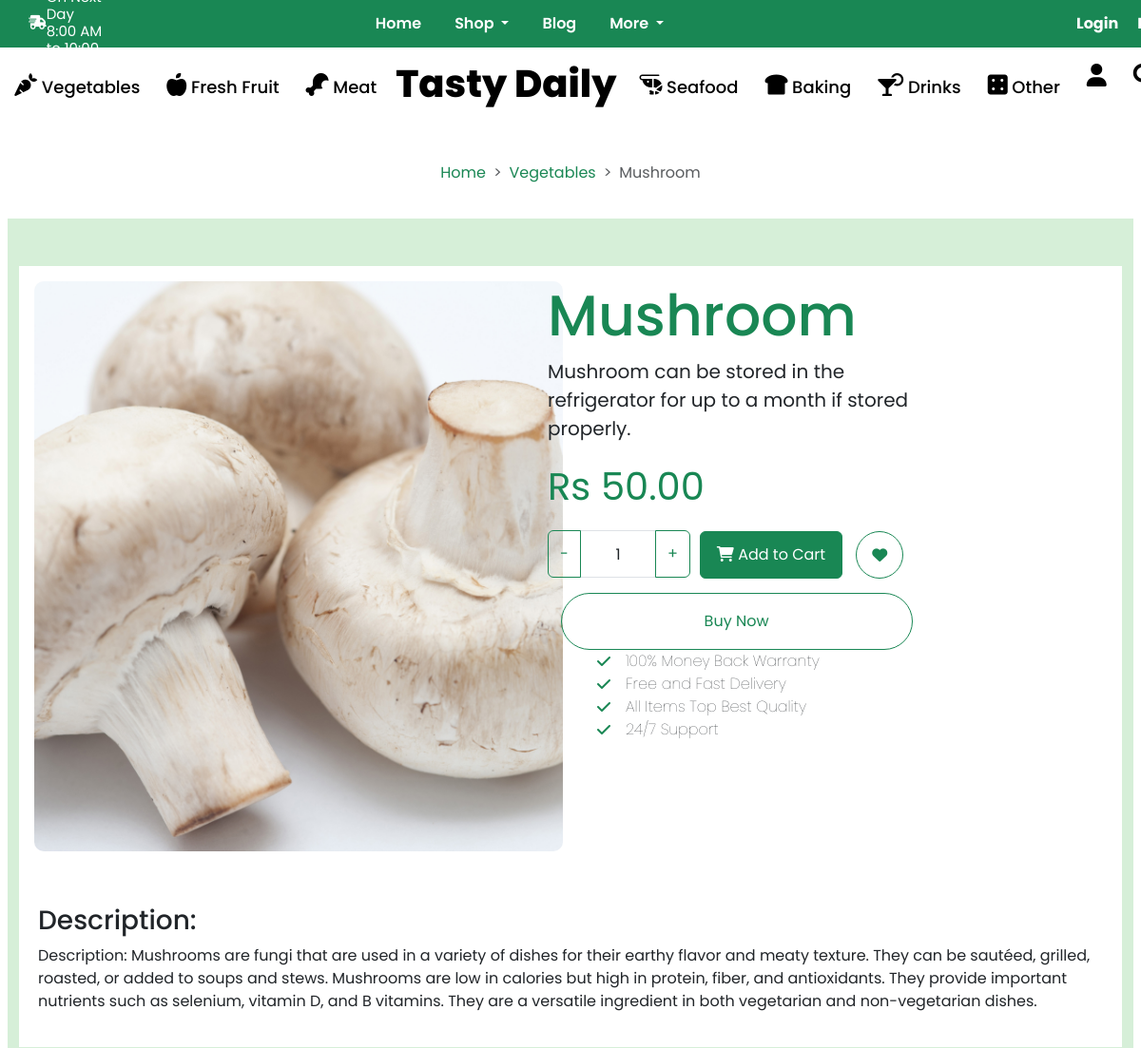
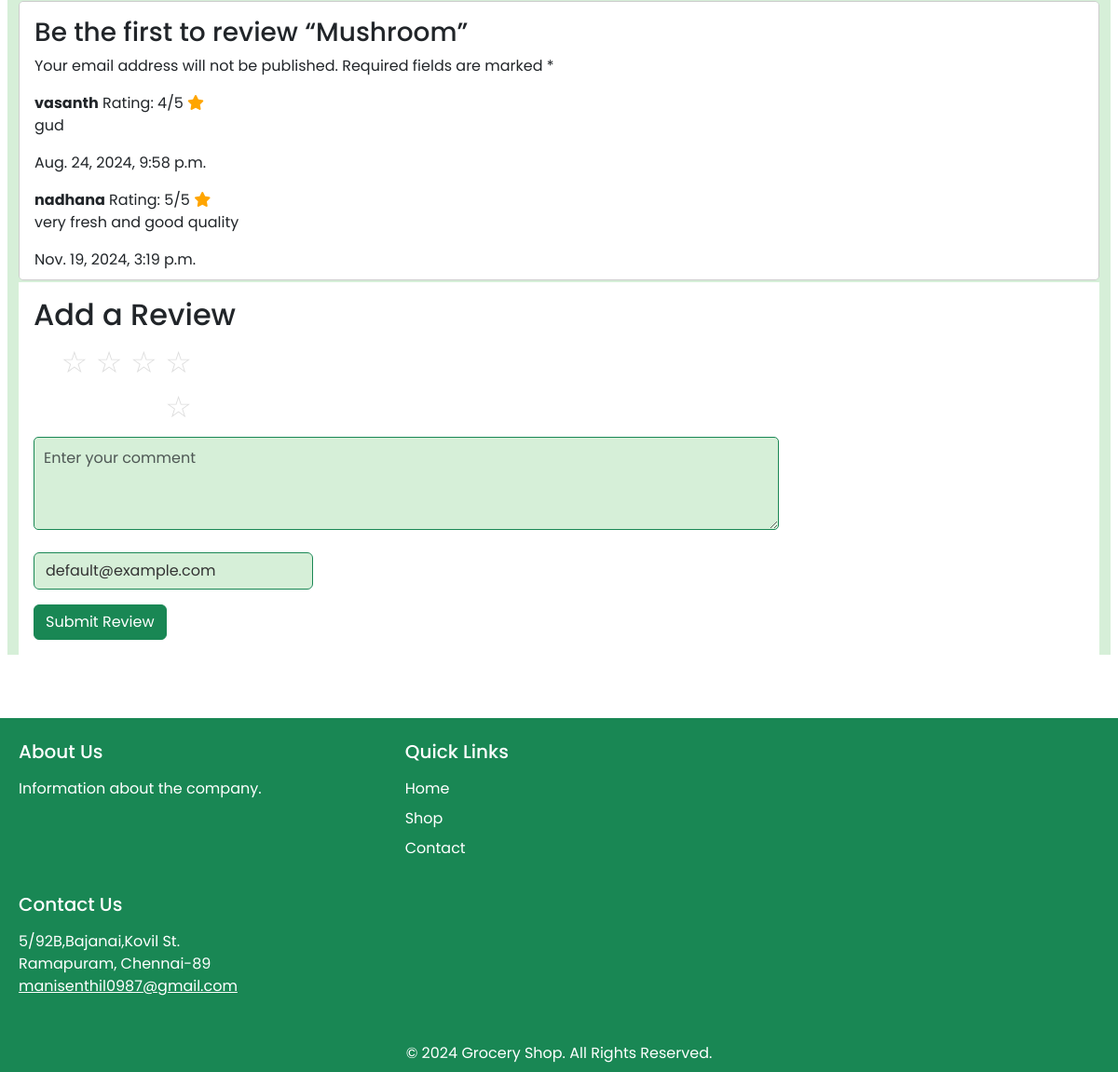
The page /product/6/ on the database its author committed (2 pictures, top to bottom).
### Grocery_app1/models.py (models this page shows, shortened)
class Product(models.Model):
    name = models.CharField(max_length=200)
    category = models.ForeignKey(Category, related_name='products', on_delete=models.CASCADE)
    description = models.TextField()
    price = models.DecimalField(max_digits=10, decimal_places=2)
    stock = models.PositiveIntegerField()
    quantity_variant = models.ForeignKey(QuantityVariant, on_delete=models.CASCADE, null=True, blank=True)
    color_variant = models.ForeignKey(ColorVariant, on_delete=models.CASCADE, null=True, blank=True)
    size_variant = models.ForeignKey(SizeVariant, on_delete=models.CASCADE, null=True, blank=True)
    trending = models.BooleanField(default=False)
    available = models.BooleanField(default=True)
    created = models.DateTimeField(auto_now_add=True)
    updated = models.DateTimeField(auto_now=True)
    image2 = models.ImageField(upload_to='products/', blank=True, null=True)

class Category(models.Model):
    name = models.CharField(max_length=100)
    slug = models.SlugField(unique=True)
    image = models.ImageField(upload_to='categories/', blank=True, null=True)

class Review(models.Model):
    product = models.ForeignKey(Product, related_name='reviews', on_delete=models.CASCADE)
    user = models.ForeignKey(User, on_delete=models.CASCADE)
    rating = models.PositiveIntegerField()  # e.g., 1 to 5
    comment = models.TextField(blank=True, null=True)
    email=models.EmailField(default='default@example.com')
    created_at = models.DateTimeField(default=timezone.now)
    class Meta:
        unique_together = ('product', 'user')  # A user can only leave one review per product

### Grocery_app1/views.py (the view)
# urls.py: path('product/<int:product_id>/', views.product_detail, name='product_detail'),
def product_detail(request, product_id):
    product = get_object_or_404(Product, id=product_id)
    reviews = product.reviews.all()
    is_favorited = Favorite.objects.filter(user=request.user, product=product).exists() if request.user.is_authenticated else False
    if request.method == 'POST':
        form = ReviewForm(request.POST)
        if form.is_valid():
            review = form.save(commit=False)
            review.product = product
            review.user = request.user
            review.save()
            messages.success(request, 'Your review has been added.')
            return redirect('product_details', product_id=product.id)
    else:
        form = ReviewForm()
    return render(request, 'product_details.html', {
        'product': product,
        'reviews': reviews,
        'review_form': form,
        'is_favorited': is_favorited
    })

### Grocery_app1/forms.py
class ReviewForm(forms.ModelForm):
    class Meta:
        model = Review
        fields = ['rating', 'comment','email']
        widgets = {
            'comment': forms.Textarea(attrs={'id': 'comment', 'class': 'form-control custom-comment','placeholder': 'Enter your comment'}),
            'email': forms.EmailInput(attrs={
                'id': 'email',
                'class': 'form-control custom-email',
                'placeholder': 'Enter your email'
            }),
        }

### templates/product_details.html (shortened to what this page needs)
{% load static %}
{%include 'header.html'%}
{% block label_top %}
    {% include 'label_top.html' %}
{% endblock %}
{% block navbar %}
    {% include 'navbar.html'  %}
{% endblock %}
<div class="container">
    <div class="row">
    <nav style="--bs-breadcrumb-divider: '>';" aria-label="breadcrumb">
        <ol class="breadcrumb" style="justify-content: center; margin-top:150px;">
          <li class="breadcrumb-item "><a href="{% url 'home' %}" style="text-decoration:none;color: #198754; ">Home</a></li>
          <li class="breadcrumb-item "><a href="{% url 'category_detail' product.category.id %}" style="text-decoration:none;color: #198754;">
            {{ product.category.name }}
           </a>
        </li>
          <li class="breadcrumb-item active" aria-current="page">{{product.name}}</li>
        </ol>
     </nav>
    <div class="container-fluid d-flex justify-content-center align-items-center flex-wrap " style="background-color:#D6EFD8;min-height: 100vh;">
        <div class="container bg-white p-3 " style="max-width: 1200px;margin-top:50px;">
            <div class="row g-3">
                <div class="col-md-6">
                    <img src="{{ product.image2.url }}" class="product-image" alt="{{ product.name }}">
                </div>
                <div class="col-md-6" style="margin-top:-620px;margin-left:540px;">
                    <h1 class="text-success" style="font-size: 60px;">{{ product.name }}</h1>
                    <p style="font-size: 20px;width:400px;">{{ product.name }} can be stored in the refrigerator for up to a month if stored properly.</p>
                    <p class="text-success" style="font-size: 40px;">Rs {{ product.price }}</p>
                    <div class="input-group mb-3" style="width: 150px;">
                        <button class="btn btn-outline-success minus-btn" type="button" style="height:50px;">-</button>
                        <input type="text" class="form-control qty-input" value="1" style="text-align: center; height:50px;">
                        <button class="btn btn-outline-success plus-btn" type="button" style="height:50px;">+</button>
                    </div>
                    <form id="add-to-cart-form" action="{% url 'add_to_cart' product.id %}" method="POST" style="display: inline;">
                        <button
                            type="button"
                            id="add-to-cart-button"
                            class="btn {% if product.stock == 0 %}btn-secondary{% else %}btn-success{% endif %}"
                            style="width:150px; margin-top:-140px; height:50px; margin-left:160px;"
                            {% if product.stock == 0 %} disabled {% endif %}>
                            <i class="fas fa-cart-shopping"></i>
                            {% if product.stock == 0 %}Out of Stock{% else %}Add to Cart{% endif %}
                        </button>
                    </form>
                    <form action="{% url 'add_to_favorite' product.id %}" method="POST" style="display:inline;">
                        <button type="submit" class="btn btn-outline-success" id="favorite-button"
                                style="border-radius:50px; margin-top:-140px; height:50px; width:50px; margin-left:10px;">
                            <i class="fas fa-heart {% if is_favorited %}text-danger{% endif %}"></i>
                        </button>
                    </form>
                    <a href="#"><button class="btn btn-outline-success " style="border-radius:50px;height:60px;width:370px;margin-left:-365px;">Buy Now</button></a>
                    <div class="alert alert-custom mt-3 d-flex align-items-center" role="alert" style="height:70px;">
                        <div style="margin-left:-300px;">
                        </div>
                    </div>
                    <ul id='des' style="font-weight: 100; list-style: none; margin-left: 20px;">
                        <li>100% Money Back Warranty</li>
                        <li>Free and Fast Delivery</li>
                        <li>All Items Top Best Quality</li>
                        <li>24/7 Support</li>
                    </ul>
                </div>
            </div>
        </div>
        <div class="container bg-white " style="max-width: 1200px;">
            <h3>Description:</h3>
            <p>{{ product.description }}</p>
        </div>
        <div class="container bg-white p-3 review scrollable-reviews" style="max-width: 1200px; margin-top:2px;">
            <h3>Be the first to review “{{ product.name }}”</h3>
            <p>Your email address will not be published. Required fields are marked *</p>
            {% for review in reviews %}
                <div >
                    <strong>{{ review.user.username }}</strong>
                    <span>Rating: {{ review.rating }}/5 <span class="fa fa-star fa-1x" style="color:orange;"></span></span>
                    <p>{{ review.comment }}</p>
                    <p>{{ review.created_at }}</p>
                </div>
            {% endfor %}
        </div>
        <div class="container bg-white p-3 review" style="max-width: 1200px; margin-top:2px;">
        <h2>Add a Review</h2>
        <form method="post" action="{% url 'add_review' product.id %}">
            <div class="rating">
                <input type="radio" id="star5" name="rating" value="5"><label for="star5">☆</label>
                <input type="radio" id="star4" name="rating" value="4"><label for="star4">☆</label>
                <input type="radio" id="star3" name="rating" value="3"><label for="star3">☆</label>
                <input type="radio" id="star2" name="rating" value="2"><label for="star2">☆</label>
                <input type="radio" id="star1" name="rating" value="1"><label for="star1">☆</label>
            </div>
          <div class="mb-3">
             {{ review_form.comment }}
          </div>
          <div class="mb-3">
            {{ review_form.email }}
         </div>
          <button type="submit" class="btn btn-success">Submit Review</button>
       </form>
        </div>
    </div>
    </div>
    </div>
    {% block footer %}
        {% include 'footer.html' %}
    {% endblock %}

### Grocery_app1/static/css/navbar.css (style rules this page uses)
.scrollable-reviews { max-height: 300px; overflow-y: auto; padding: 10px; border: 1px solid #ccc; border-radius: 5px; background-color: #f9f9f9; }
.rating { width:170px; direction: rtl; font-size: 2em; }
.rating label { color: #ddd; cursor: pointer; }
.custom-rating, .custom-comment { width: 800px; height: 100px; padding: 10px; border: 1px solid #198754;; border-radius: 5px; font-size: 16px; background-color: #D6EFD8; }
.custom-email { height: 40px; width:300px; color: #333; background-color: #D6EFD8; }
.custom-rating:focus, .custom-comment:focus, .custom-email { border-color: #198754; }
#des { margin-left:680px; width:550px; }
#des li { position: relative; padding-left: 30px; }
#des li::before { content: "\f00c"; font-family: "Font Awesome 5 Free"; font-weight: 900; position: absolute; left: 0; top: 0; color: #198754 ; }

### templates/product_details.html (style rules this page uses)
.container { padding: 20px; max-width: 1200px; margin: auto; }
.product-image { width: 100%; height: auto; border-radius: 10px; }
.product-image { height: 600px; width: 100%; object-fit: cover; }
.alert-custom { background-color: #D6EFD8; position: absolute; top: 0; right: 0; margin-right: 20px; z-index: 1000; }
@media (min-width: 768px) { .row { display: flex; gap: 20px; } }

### rows shown on the page
Product: category.name "Vegetables", name "Mushroom", image2 (picture), price "50.00", description "Description: Mushrooms are fungi that are used in a variety of dishes for their earthy flavor and meaty texture. They can be sautéed, grilled, roasted, or added to soups and stews. Mushrooms are low in calories but high in protein, fiber, and antioxidants. They provide important nutrients such as selenium, vitamin D, and B vitamins. They are a versatile ingredient in both vegetarian and non-vegetarian dishes."
Review: user.username "vasanth", rating "4", comment "gud", created_at "Aug. 24, 2024, 9:58 p.m."
Review: user.username "nadhana", rating "5", comment "very fresh and good quality", created_at "Nov. 19, 2024, 3:19 p.m."
